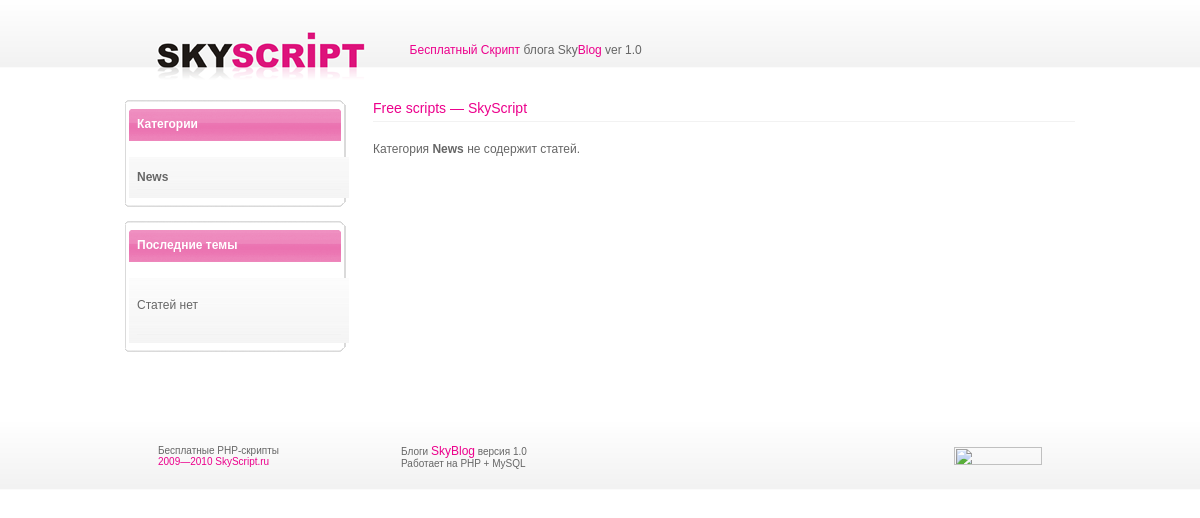
Before: / with the older database file.
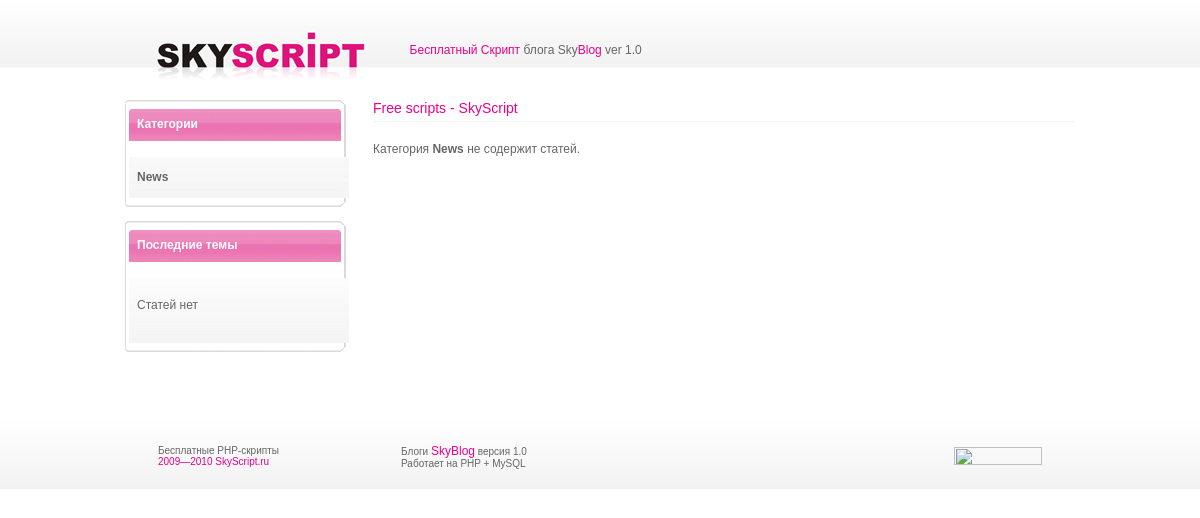
After: the same page with the newer database file.
### tables this page shows
CREATE TABLE `skyblog_cat` (
  `id` int(5) NOT NULL auto_increment,
  `cattitle` varchar(100) default NULL,
  `kslova` varchar(255) default NULL,
  `descript` varchar(255) default NULL,
  `textcat` text,
  PRIMARY KEY  (`id`)
);

### index.php (the view, shortened to what this page needs)
<?php
include "db.php";
if (!isset($catid)) { $catid=1; }
$skybase01 = mysqli_query($db,"SELECT * FROM skyblog_cat  WHERE id='$catid'");
if (mysqli_num_rows($skybase01) > 0)
{  $skyrow01 = mysqli_fetch_array($skybase01);
$textcat = $skyrow01["textcat"];
}
else {
echo "<p>Категорий нет</p>";
 }
?>
<html>
<head>
<link href="st.css" rel="stylesheet" type="text/css">
</head>
<body>
<?php include("verh.php"); ?>
<table width="950" border="0" align="center" cellpadding="0" cellspacing="0">
  <tr>
    <td width="220" valign="top">
<?php include("left.php"); ?>
    </td>
    <td width="20">&nbsp;</td>
    <td valign="top">
<?php
$skybasenav = mysqli_query($db, "SELECT na_str FROM skyblog_nastr");
$skyrow5 = mysqli_fetch_array($skybasenav);
$num = $skyrow5["na_str"];
@$page = $_GET['page'];
$skybase1 = mysqli_query($db, "SELECT COUNT(*) FROM skyblog_blog WHERE cat='$catid'");
$temp = mysqli_fetch_array($skybase1);
$posts = $temp[0];
$total = (($posts - 1) / $num) + 1;
$total =  intval($total);
$page = intval($page);
if(empty($page) or $page < 0) $page = 1;
if($page > $total) $page = $total;
$start = $page * $num - $num;
if ($start < 0) { $start = 0;}
echo "<div class=zag>".$textcat."</div>";
$skybase3 = mysqli_query($db, "SELECT * FROM skyblog_blog  WHERE cat='$catid' ORDER BY id DESC LIMIT $start, $num");
if (mysqli_num_rows($skybase3) > 0)
{  $skyrow3 = mysqli_fetch_array($skybase3);
do {
if (!empty($skyrow3["pic"])) { $picbl = "<img style='margin-right:10px;' border=0 src='picblog/".$skyrow3["pic"]."' align=left />"; }
else { $picbl = "";}
printf ("<div class='bolokno_verh'></div>
    	<div class='bolokno_bg'>
		  <div class='bolokno_title'><a href=wievblog.php?id=%s>%s</a></div>
  			<div class='bolokno_int'>%s %s<br><br><span class=sm>%s |  Добавил: <b>%s</b> | Просмотров: <b>%s</b></span></div>
    	</div>
    <div class='bolokno_niz'></div>", $skyrow3["id"], $skyrow3["title"], $picbl, $skyrow3["cortext"], $skyrow3["data"], $skyrow3["avtor"], $skyrow3["prosmotr"]);
}
while ($skyrow3 = mysqli_fetch_array($skybase3));
}
else {
$skybase_cat = mysqli_query($db, "SELECT cattitle FROM skyblog_cat WHERE id='$catid'");
$skyrow_cat = mysqli_fetch_array($skybase_cat);
echo "<div>Категория <b>".$skyrow_cat["cattitle"]."</b> не содержит статей.</div>";
}
?>
    </td>
  </tr>
</table>
<br><br><br><br><br>
<?php include("niz.php"); ?>
</body>
</html>

### left.php (shortened to what this page needs)
<link href="st.css" rel="stylesheet" type="text/css">
    <div class="okno_verh"></div>
    	<div class="okno_bg">
		  <div class="okno_title">Категории</div>
  			<div class="okno_int">
<?php
$skybase = mysqli_query($db,"SELECT id,cattitle FROM skyblog_cat");
if (mysqli_num_rows($skybase) > 0)
{  $skyrow = mysqli_fetch_array($skybase); }
else {
echo "<p>В таблице нет записей.</p>";
exit(); }
do {
if ($catid == $skyrow["id"]) { printf ("<div class=catsel>%s</div>", $skyrow["cattitle"]); }
else { printf ("<div class=cat><a class=cat href=index.php?catid=%s>%s</a></div>", $skyrow["id"], $skyrow["cattitle"]); }
}
while ($skyrow = mysqli_fetch_array($skybase));
?>
</div>
    	</div>
    <div class="okno_niz"></div>
    <br>
    <div class="okno_verh"></div>
    	<div class="okno_bg">
		  <div class="okno_title">Последние темы</div>
  			<div class="okno_int">
<?php
$skybase2 = mysqli_query($db,"SELECT id,title FROM skyblog_blog ORDER BY id DESC LIMIT 5");
if (mysqli_num_rows($skybase2) > 0)
{  $skyrow2 = mysqli_fetch_array($skybase2); }
else {
echo "<p>Статей нет</p>";
}
do {
printf ("<div class=catsm><a class=catsm href=wievblog.php?id=%s>%s</a></div>", $skyrow2["id"], $skyrow2["title"]);
}
while ($skyrow2 = mysqli_fetch_array($skybase2));
?>
</div>
    	</div>
    <div class="okno_niz"></div>

Changed rows visible on the page:
changed skyblog_cat "News": textcat "Free scripts — SkyScript" → "Free scripts - SkyScript"
